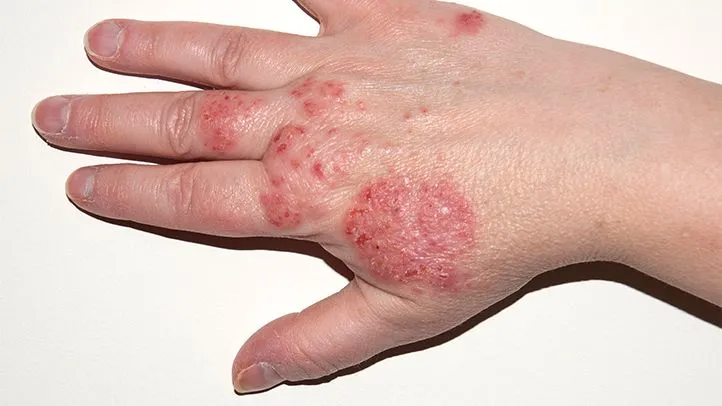
#> input picture images/eczema_01.jpg, 722 x 406 px; its folder holds only this picture in this run
$ python image_classifier_feature_detector.py
#> lines starting #> are read from the running program, lines starting #| are printed output that depends on the picture
import os
import cv2
import json


# path to images folder
path = "images"

# loaded images list
loaded_images = []

# names of images without extension
classNames = []

# saved images list
images_list = os.listdir(path)

# Create ORB detector and descriptor extractor
orb = cv2.ORB_create()


# load all the saved images from the folder
def load_folder_images():
    for img in images_list:
        current_img = cv2.imread(f"{path}/{img}", 0)
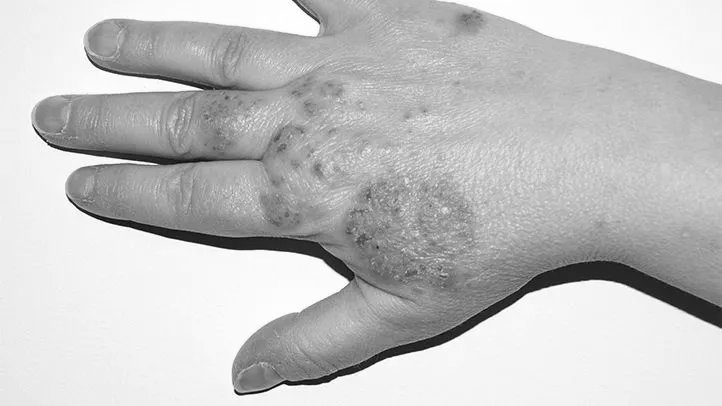
#> current_img: shape (406, 722); min 3, max 255, mean 193.3
        loaded_images.append(current_img)
        classNames.append(os.path.splitext(img)[0])


load_folder_images()


# saving descriptors of all images in a list
def find_descriptors():
    descriptor_list = []
    for img in loaded_images:
        keypoints, descriptors = orb.detectAndCompute(img, None)
        descriptor_list.append(descriptors)
#> this loop made 1 pass
#> after the loop, descriptor_list = 1 item
    return descriptor_list


descriptorList = find_descriptors()
#> descriptorList = 1 item


def find_id(img, des_list):
    # Compute keypoints and descriptors for the test image
    kp2, des2 = orb.detectAndCompute(img, None)

    # Create a Brute-Force matcher for descriptor comparison
    bf = cv2.BFMatcher()

    # List to store the number of good matches for each image in des_list
    match_list = []

    # Initialize the index of the best matching image
    best_match_index = -1
    try:
        # Loop over each set of descriptors from the known images
        for des in des_list:
            # Find the 2 nearest matches for each descriptor in des2
            matches = bf.knnMatch(des, des2, k=2)
            good_matches = []

            # Apply Lowe's ratio test to filter out ambiguous matches
            for m, n in matches:
                if m.distance < 0.75 * n.distance:
                    # Append as a list of one DMatch (required by drawMatchesKnn)
                    good_matches.append([m])

            # Store the count of good matches for this image
            match_list.append(len(good_matches))
    except:
        # If any error occurs (e.g., descriptors are None), ignore and continue
        pass

    # If we found any matches
    if len(match_list) > 0:
        # If the best match has more than 5 good matches (threshold for reliability)
        if max(match_list) > 5:
            # Get the index of the image with the most good matches
            best_match_index = match_list.index(max(match_list))

    # Return the index of the best matching image (-1 if no good match found)
    return best_match_index


def get_image_info(key):
    with open("data.json", "r") as f:
        data = json.load(f)
        disease_name = data[key]["label"]
        advice = data[key]["advice"]
        print(f"Disease: {disease_name}\nAdvice: {advice}")


# function to test detector with the testing image
def test_detector():
    # Load the test image as grayscale
    testing_img = cv2.imread("testing_img.jpg", cv2.IMREAD_GRAYSCALE)
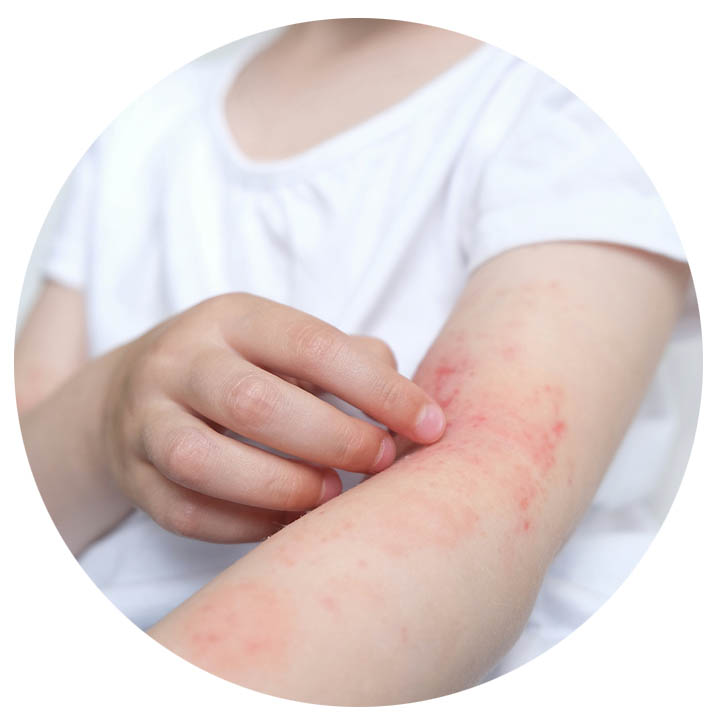
#> input picture testing_img.jpg, 720 x 720 px
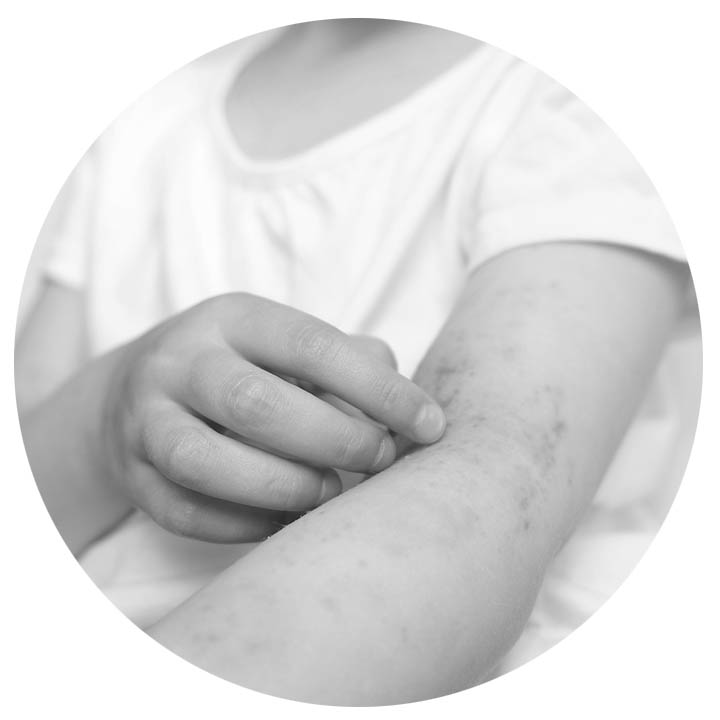
#> testing_img: shape (720, 720); min 27, max 255, mean 216.2

    # Find the index of the best matching image in the dataset using descriptors
    best_matching_index = find_id(testing_img, descriptorList)
#> in find_id, `kp2, des2 = orb.detectAndCompute(img, None)`: kp2 = 183 keypoints; strongest (x, y, size): (268, 537, 31), (266, 539, 31), (77, 555, 77.1), (271, 535, 31)
#> the loop in find_id, `for des in des_list:` made 1 pass
#> matches on pass 1: 490 matches
#> after the loop in find_id, `for des in des_list:`: match_list = [1]
#> best_matching_index = -1

    # If a good match found
    if best_matching_index != -1:
        print("best_matching_index", best_matching_index)

        get_image_info(images_list[best_matching_index])

        # Load the matching image from dataset and resize it for display
        best_matching_img = cv2.resize(
            cv2.imread(f"{path}/{images_list[best_matching_index]}"), (300, 300)
        )

        # Show the matching image in a window
        cv2.imshow("Matching Image", best_matching_img)
        cv2.waitKey(0)
        cv2.destroyWindow("Matching Image")
    else:
        # If no match found, print a message
        print("The matches are not found for your image")


test_detector()
